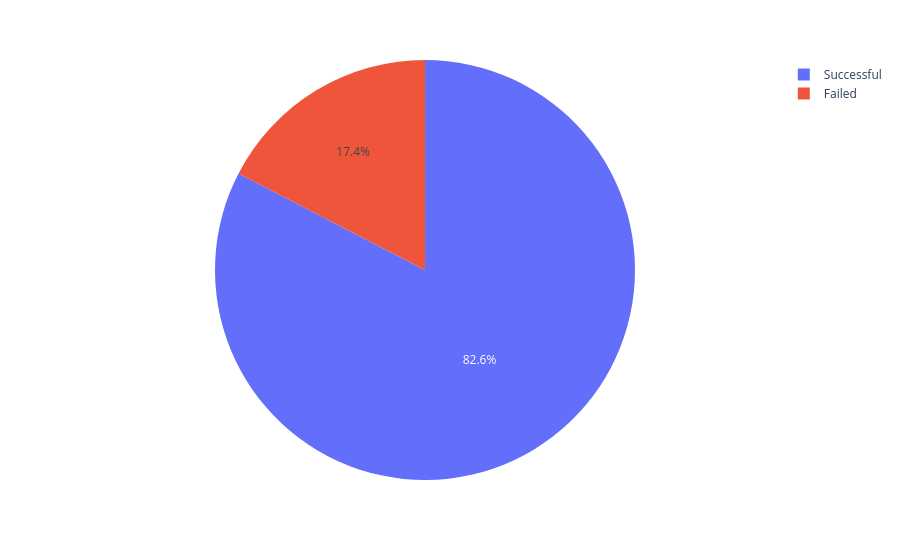

Notebook code cell kept with this figure:
### Code cell
# Sample - Pie chart for LC 39A
df_copy = df.copy()
names = {1:'Successful', 0:'Failed'}
df_copy['labels'] = df_copy['class'].map(names)

launch_site = 'Launch Complex 39A'
mask = df_copy['launch_site']==launch_site
df3 = df_copy[mask].groupby('labels', as_index=False)['class'].count()
df3_pie = px.pie(
    df3,
    names = 'labels',
    values = 'class'
)
df3_pie

### Figure 1 — Plotly figure (JSON) as saved in the notebook; plotly's stock layout.template omitted (floating-point values rounded to 4 significant figures)
{"data": [{"domain": {"x": [0, 1], "y": [0, 1]}, "hovertemplate": "labels=%{label}<br>class=%{value}<extra></extra>", "labels": ["Failed", "Successful"], "legendgroup": "", "name": "", "showlegend": true, "type": "pie", "values": [4, 19]}], "layout": {"legend": {"tracegroupgap": 0}, "margin": {"t": 60}}}
